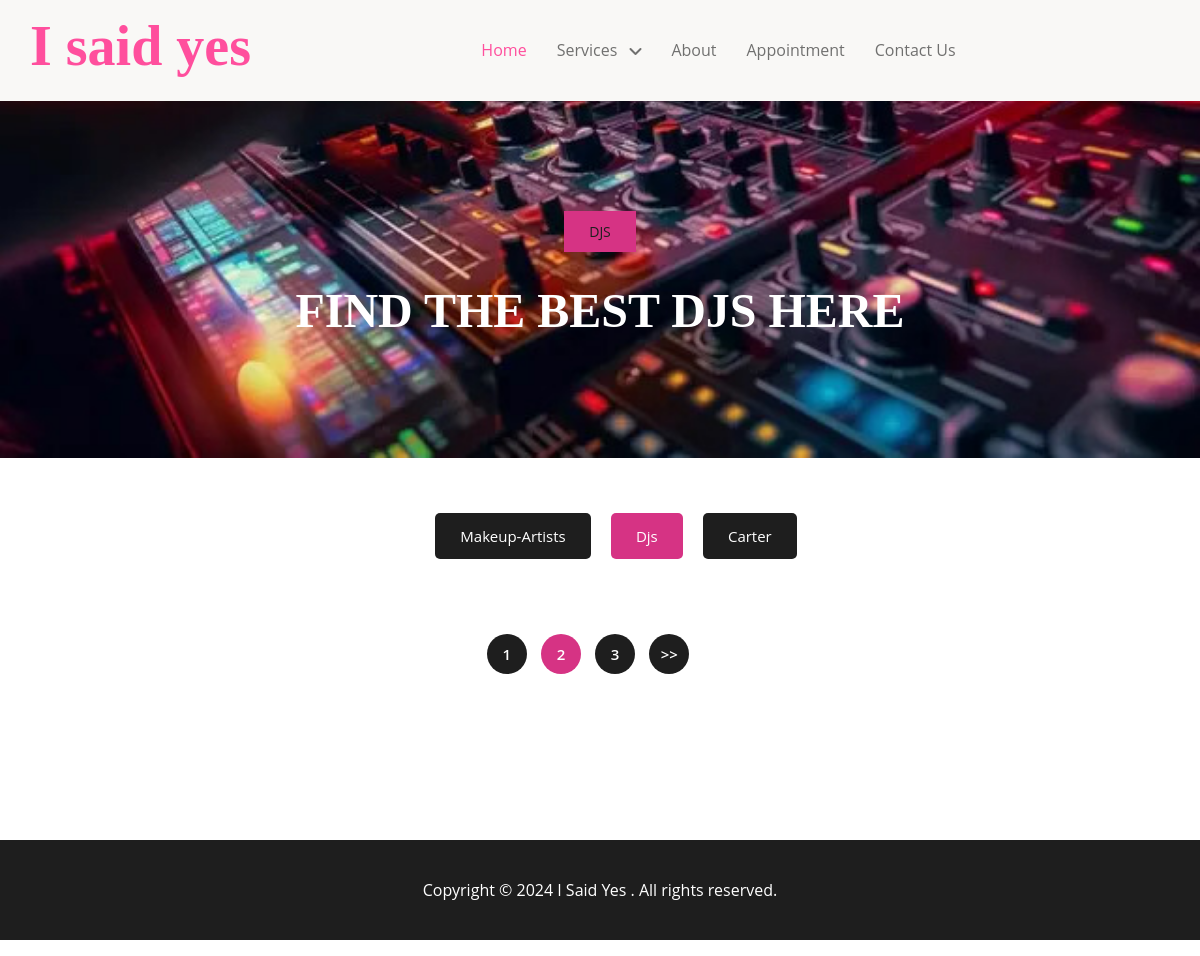
/Dj/, run on an earlier commit of the app's database.
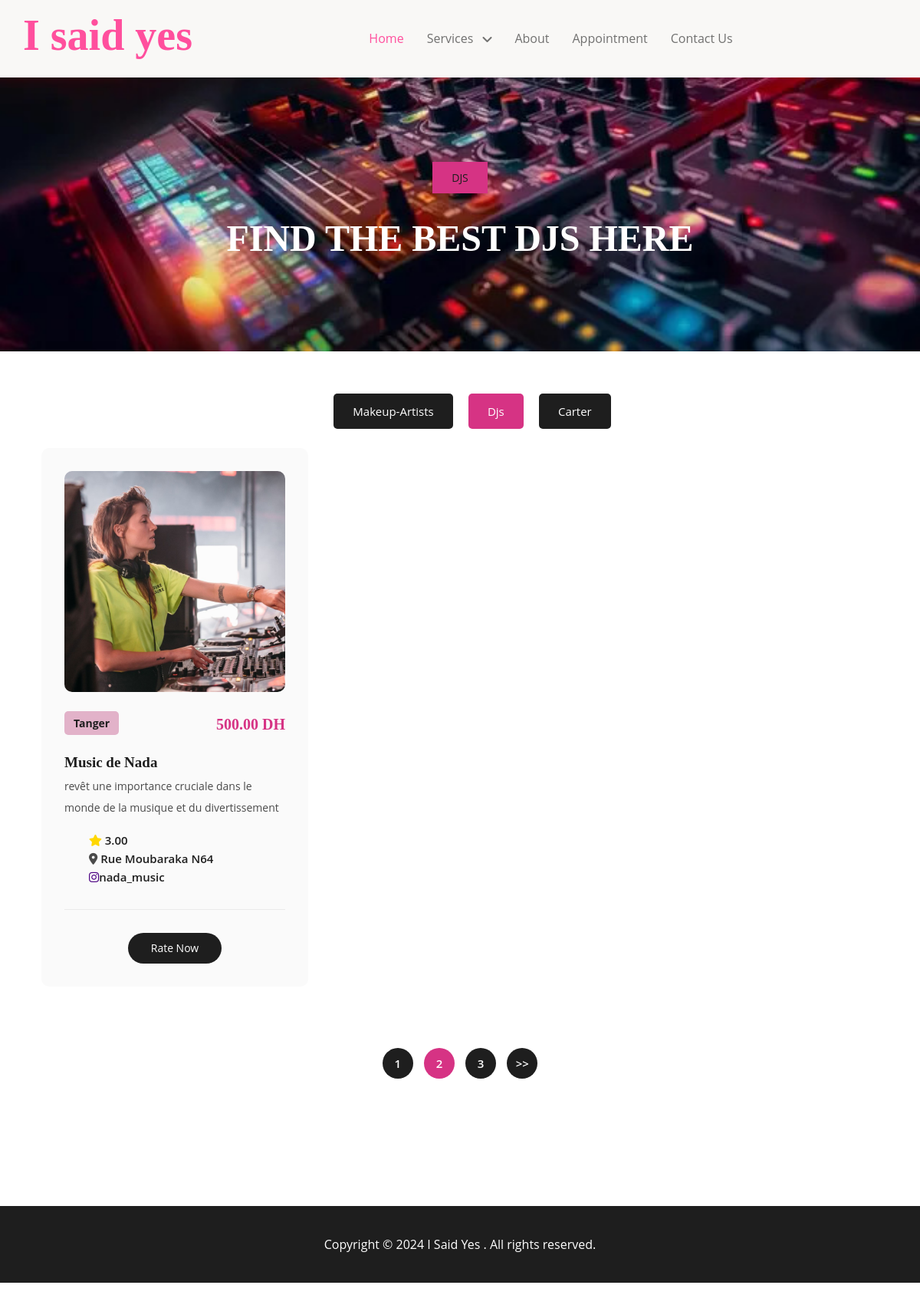
And on a later commit of the database.
### Services/models.py (models this page shows, shortened)
class DjsServices(models.Model):
    name = models.CharField(max_length=100)
    introduction = models.TextField()
    image1 = models.ImageField(upload_to='makeup_images/', null=True, blank=True)
    image2 = models.ImageField(upload_to='makeup_images/', null=True, blank=True)
    image3 = models.ImageField(upload_to='makeup_images/', null=True, blank=True)
    instagram = models.CharField(max_length=100, blank=True, null=True)
    facebook = models.CharField(max_length=100, blank=True, null=True)
    address = models.CharField(max_length=200)
    ville = models.CharField(max_length=50, default='')
    rating = models.DecimalField(max_digits=4, decimal_places=2 , default=0)
    price_per_hour = models.DecimalField(max_digits=8, decimal_places=2)

### Services/views.py (the view)
# urls.py: path('Dj/', Djs_list ,  name='Djs_list') ,
def Djs_list(request):
    Djs = DjsServices.objects.all()
    return render(request, 'servicesDjs.html', {'Djs': Djs})

### templates/servicesDjs.html (shortened to what this page needs)
{% load static %}
<!DOCTYPE html>
<html lang="en">
  <head>
<link href="{% static 'css/bootstrap.min.css' %}" rel="stylesheet">
<link rel="stylesheet" href="{% static 'css/fontawesome.css' %}">
<link rel="stylesheet" href="{% static 'css/services.css' %}">
<link rel="stylesheet" href="{% static 'css/services1.css' %}">
  <link href="{% static 'css/boot.css' %}" rel="stylesheet">
  <link href="{% static 'css/index.css' %}" rel="stylesheet">
  </head>
  <body>
     <div class="container-fluid bg-light">
      <div class="container px-0">
          <nav class="navbar navbar-light navbar-expand-xl">
              <a href="{% url 'index' %}"  class="navbar-brand">
                  <h1 class="text-primary display-4">I said yes </h1>
              </a>
              <div class="collapse navbar-collapse bg-light py-3" id="navbarCollapse">
                  <div class="navbar-nav mx-auto border-top">
                      <a href="{% url 'index' %}"  class="nav-item nav-link active">Home</a>
                      <div class="nav-item dropdown">
                          <a href="#" class="nav-link dropdown-toggle" data-bs-toggle="dropdown"> Services </a>
                      </div>
                      <a href="" class="nav-item nav-link">About</a>
                      <a href="{% url 'app' %}" class="nav-item nav-link"> Appointment</a>
                      <a href="" class="nav-item nav-link">Contact Us</a>
                  </div>
              </div>
          </nav>
      </div>
  </div>
  <div class="page-heading header-text">
    <div class="container">
      <div class="row">
        <div class="col-lg-12">
          <span class="breadcrumb" style="background-color:#d63384; "><a href="#"> Djs </a>  </span>
          <h3> Find the best Djs Here</h3>
        </div>
      </div>
    </div>
  </div>
  <div class="section properties">
    <div class="container">
      <ul class="properties-filter"  style="margin-top : -70px ; ">
        <li>
          <a href="{% url 'makeup_artist_list' %}" > Makeup-artists </a>
        </li>
        <li>
          <a class="is_active" href="{% url 'Djs_list' %}" data-filter=".adv" > Djs </a>
        </li>
        <li>
          <a href="#!" data-filter=".str"> Carter </a>
        </li>
      </ul>
      <div class="row properties-box" style="margin-top : -50px ; ">
        <div class="col-lg-4 col-md-6 align-self-center mb-30 properties-items col-md-6 adv">
        {% for Dj in Djs %}
        <div class="item">
            <a href=""><img src="{{ Dj.image1.url }}" alt=""></a>
            <span class="category"><b>{{ Dj.ville }}</b></span>
            <h6><b>{{ Dj.price_per_hour }} DH</b></h6>
            <h4><a href=""><b>{{ Dj.name }}</b></a></h4>
            <p style="margin-top: -20px;">{{ Dj.introduction }}</p>
            <ul>
                <li><i class="fa-solid fa-star" style="color: gold;"></i> <span>{{ Dj.rating }}</span></li>
                <li><i class="fa-solid fa-location-dot"></i> <span>{{ Dj.address }}</span></li>
                {% if Dj.instagram %}
                    <li><i class="fa-brands fa-instagram" style="color: indigo;"></i><span>{{ Dj.instagram }}</span></li>
                {% endif %}
            </ul>
            <div class="main-button">
              <a href="{% url 'Djs_detail' dj_id=Dj.id %}">Rate Now</a>
            </div>
        </div>
       </div>
    {% endfor %}
    </div>
      <div class="row">
        <div class="col-lg-12">
          <ul class="pagination">
            <li><a href="#">1</a></li>
            <li><a class="is_active" href="#">2</a></li>
            <li><a href="#">3</a></li>
            <li><a href="#">>></a></li>
          </ul>
        </div>
      </div>
    </div>
  </div>
  <footer>
    <div class="container">
      <div class="col-lg-12">
        <p>Copyright © 2024 I Said Yes . All rights reserved.
      <a rel="nofollow" href="" target="_blank"> </a></p>
      </div>
    </div>
  </footer>
  </body>
</html>

What changed in the data, as far as the page shows it:
added DjsServices: image1 (picture), ville "Tanger", price_per_hour "500.00", name "Music de Nada", introduction "revêt une importance cruciale dans le monde de la musique et du divertissement", rating "3.00", address "Rue Moubaraka N64", instagram "nada_music"
